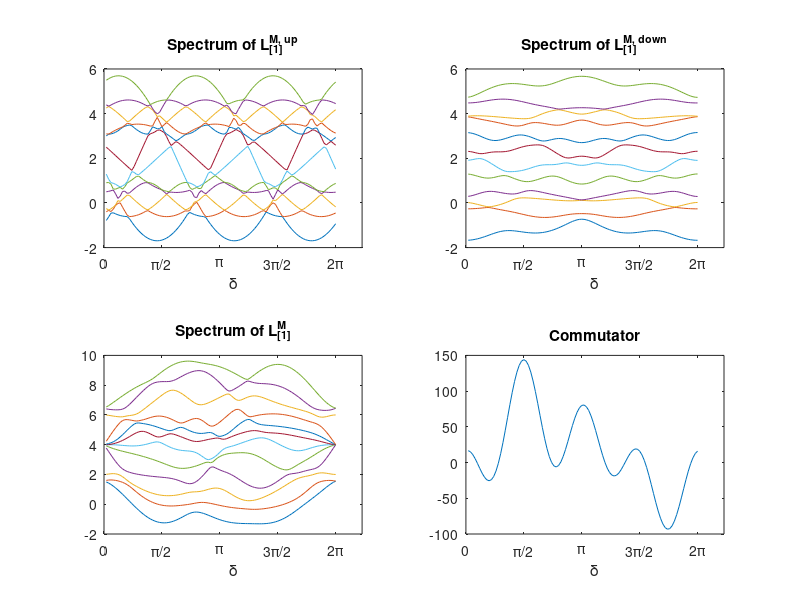

MATLAB code for this plot:
% Triangle 4->1, 4->2, 4->3, 1->2, 2->3, 3->1 and 1->2->3
clear
close all
%%% B1
% edges {1, 2}, {1, 3}, {2, 3}, {1, 4}, {2, 4}, {3, 4}
B1 = [-1 -1 0 -1 0 0; 
       1 0 -1 0 -1 0; 
       0 1 1 0 0 -1;
       0 0 0 1 1 1];

%%% B2 {1 2 3}, {1 3 4}, {1 2 4}, {2 3 4}
B2 = [ 1 0 1 0;
       -1 1 0 0;
       1 0 0 1;
       0 -1 -1 0;
       0 0 1 -1;
       0 1 0 1];

%% Undirected Version

% Hodge Laplacian
L0u = B1 * B1'; % 0-up Laplacian
L1d = B1' * B1; % 1-up Laplacian, n_edge*n_edge matrix
L1u = B2 * B2'; % 1-up Laplacian, n_edge*n_edge matrix
L2d = B2' * B2; % 2-down Laplacian, n_triangle*n_triangle matrix

% The undirected infered adjacency matrix
A0u = diag(diag(L0u)) - L0u; % this is the same as the standard adjacency matrix for standard graph
D1u = diag(diag(L1u));
A1u = D1u - L1u; % infered adjacency between edges
D1d = diag(diag(L1d));
A1d = D1d - L1d; % infered adjacency between edges
i1 = 1i;
a = 1; b = 1; c = 1; d = 1;

% Triangle 1->2, 2->3, 3->1 and 1->2->3
x_grid = (2*pi/100) * linspace(1,100);
Tu = zeros(12, 12); Td = zeros(12, 12);
I = [1 0; 0 1]; sx = [0 1; 1 0]; sy = [0 -1i; 1i 0]; sz = [1 0;0 -1]; One = [1 1; 1 1];
for n=1:100
    delta=2*pi*n/100;
    Tu(1:6, 1:6) = [I a*exp(i1*delta)*I a*exp(-i1*delta)*I;
                     a*exp(-i1*delta)*I I a*exp(i1*delta)*I;
                     a*exp(i1*delta)*I a*exp(-i1*delta)*I I];
    
    Tu(1:6, 7:12) = [ b*exp(-i1*delta)*sx d*exp(i1*delta)*sz I;
                       d*exp(i1*delta)*sz I b*exp(-i1*delta)*sx;
                       I b*exp(-i1*delta)*sx d*exp(i1*delta)*sz];
        
    
    Tu(7:12, 1:6) = Tu(1:6, 7:12)';
        
    Tu(7:12, 7:12) = [I c*exp(-i1*delta)*sy c*exp(i1*delta)*sy;
                       c*exp(i1*delta)*sy I c*exp(-i1*delta)*sy;
                       c*exp(-i1*delta)*sy c*exp(i1*delta)*sy, I];
                  
    Lup = kron(D1u, I) - Tu.* kron(A1u, One);
    
    Td(1:6, 1:6) = [I a*exp(-i1*delta)*I a*exp(i1*delta)*I;
                     a*exp(i1*delta)*I I a*exp(-i1*delta)*I;
                     a*exp(-i1*delta)*I a*exp(i1*delta)*I I];
    
    Td(1:6, 7:12) = [ a*exp(i1*delta)*I d*sz I;
                       d*sz I a*exp(-i1*delta)*I;
                       I a*exp(-i1*delta)*I c*sy];
        
    
    Td(7:12, 1:6) = Td(1:6, 7:12)';
        
    Td(7:12, 7:12) = [I c*sy c*sy;
                         c*sy I c*sy;
                         c*sy c*sy, I];
  
    Ldown = kron(D1d, I) - Td.* kron(A1d, One);
                   
    commutator(n)=sum(sum((Lup*Ldown-Ldown*Lup).^2)); % squared frobenius norm of anti-commutator
    lambda_up(n,:)=sort(eig((Lup)));
    lambda_down(n,:)=sort(eig((Ldown)));
    lambda_L(n,:)=sort(eig((Ldown+Lup)));
    hodge_norm1(n) = norm(Lup*Ldown,"fro"); % frobenius norm of Lup*Ldown
    hodge_norm2(n) = norm(Ldown*Lup,"fro"); % calculate  

end

figure


subplot(2,2,1);
plot(x_grid, lambda_up(:,1))
hold on 
for l = 2:12
    plot(x_grid, lambda_up(:,l))
end
hold off
title('Spectrum of L_{[1]}^{M, up}');
xticks([0 pi/2 pi 3*pi/2 2*pi])
xticklabels({'0', '\pi/2', '\pi', '3\pi/2', '2\pi'})
% Add a label to the x-axis
xlabel('\delta')

subplot(2,2,2);
plot(x_grid, lambda_down(:,1))
hold on 
for l = 2:12
    plot(x_grid, lambda_down(:,l))
end
hold off
title('Spectrum of L_{[1]}^{M, down}');
xticks([0 pi/2 pi 3*pi/2 2*pi])
xticklabels({'0', '\pi/2', '\pi', '3\pi/2', '2\pi'})
% Add a label to the x-axis
xlabel('\delta')

subplot(2,2,3);
plot(x_grid, lambda_L(:,1))
hold on 
for l = 2:12
    plot(x_grid, lambda_L(:,l))
end
hold off
title('Spectrum of L_{[1]}^{M}');
xticks([0 pi/2 pi 3*pi/2 2*pi])
xticklabels({'0', '\pi/2', '\pi', '3\pi/2', '2\pi'})
% Add a label to the x-axis
xlabel('\delta')
%set(gca, 'FontSize', 14);


subplot(2,2,4);
plot(x_grid, commutator)
title('Commutator');
xticks([0 pi/2 pi 3*pi/2 2*pi])
xticklabels({'0', '\pi/2', '\pi', '3\pi/2', '2\pi'})
% Add a label to the x-axis
xlabel('\delta')
saveas(gcf, 'plots\tetrahedron.eps', 'epsc');


%figure
%plot(x_grid, hodge_norm1)
%title('Frobenius Norm of Lup*Ldown');

%figure
%plot(x_grid, hodge_norm2)
%title('Frobenius Norm of Ldown*Lup');
